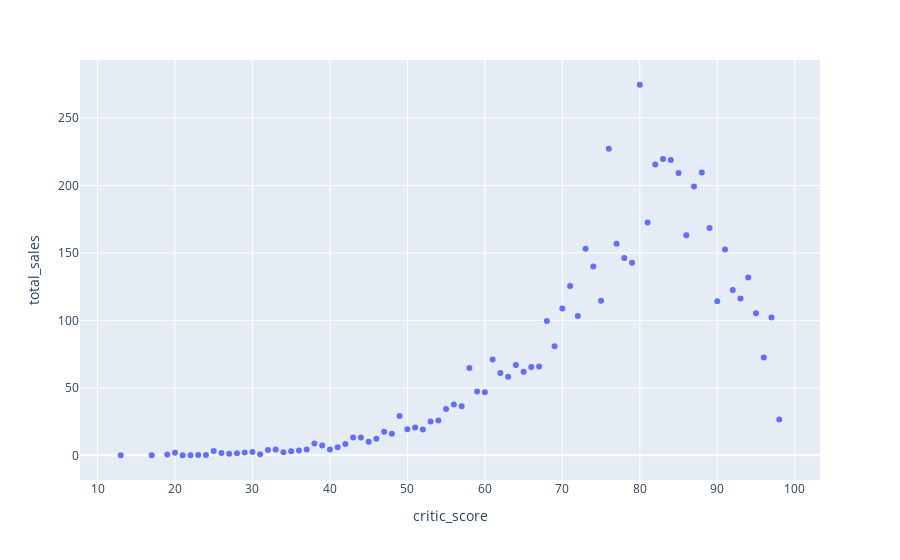

Source (notebook cell):
### Markdown cell above
df

### Code cell
critics_df = df.groupby(by='critic_score')["total_sales"].sum().reset_index()
# px.bar(critics_df,x="critic_score",y='total_sales') #Another option
px.scatter(critics_df,x="critic_score",y='total_sales')

### Figure 1 — Plotly figure (JSON) as saved in the notebook; plotly's stock layout.template omitted (floating-point values rounded to 4 significant figures)
{"data": [{"hovertemplate": "critic_score=%{x}<br>total_sales=%{y}<extra></extra>", "legendgroup": "", "marker": {"color": "#636efa", "symbol": "circle"}, "mode": "markers", "name": "", "orientation": "v", "showlegend": false, "type": "scatter", "x": [13, 17, 19, 20, 21, 22, 23, 24, 25, 26, 27, 28, 29, 30, 31, 32, 33, 34, 35, 36, 37, 38, 39, 40, 41, 42, 43, 44, 45, 46, 47, 48, 49, 50, 51, 52, 53, 54, 55, 56, 57, 58, 59, 60, 61, 62, 63, 64, 65, 66, 67, 68, 69, 70, 71, 72, 73, 74, 75, 76, 77, 78, 79, 80, 81, 82, 83, 84, 85, 86, 87, 88, 89, 90, 91, 92, 93, 94, 95, 96, 97, 98], "xaxis": "x", "y": [0.04, 0.1, 0.62, 1.87, 0.12, 0.06, 0.3, 0.31, 3.23, 1.68, 1.22, 1.52, 2.01, 2.4, 0.78, 3.96, 4.33, 2.34, 2.96, 3.64, 4.26, 8.69, 7.28, 4.29, 5.91, 8.32, 13.16, 13.18, 10.02, 12.36, 17.52, 15.93, 29.07, 19.26, 20.54, 19.1, 25.05, 25.85, 34.27, 37.66, 36.38, 64.66, 47.35, 46.76, 71.11, 61, 58.19, 66.86, 61.9, 65.43, 65.92, 99.55, 80.76, 108.8, 125.5, 103.3, 153.1, 139.9, 114.6, 227.2, 156.8, 146.3, 142.7, 274.7, 172.6, 215.7, 219.6, 218.9, 209.2, 163.1, 199.2, 209.7, 168.5, 114.2, 152.6, 122.6, 116.3, 131.8, 105.3, 72.58, 102.1, 26.52], "yaxis": "y"}], "layout": {"legend": {"tracegroupgap": 0}, "margin": {"t": 60}, "xaxis": {"anchor": "y", "domain": [0, 1], "title": {"text": "critic_score"}}, "yaxis": {"anchor": "x", "domain": [0, 1], "title": {"text": "total_sales"}}}}
